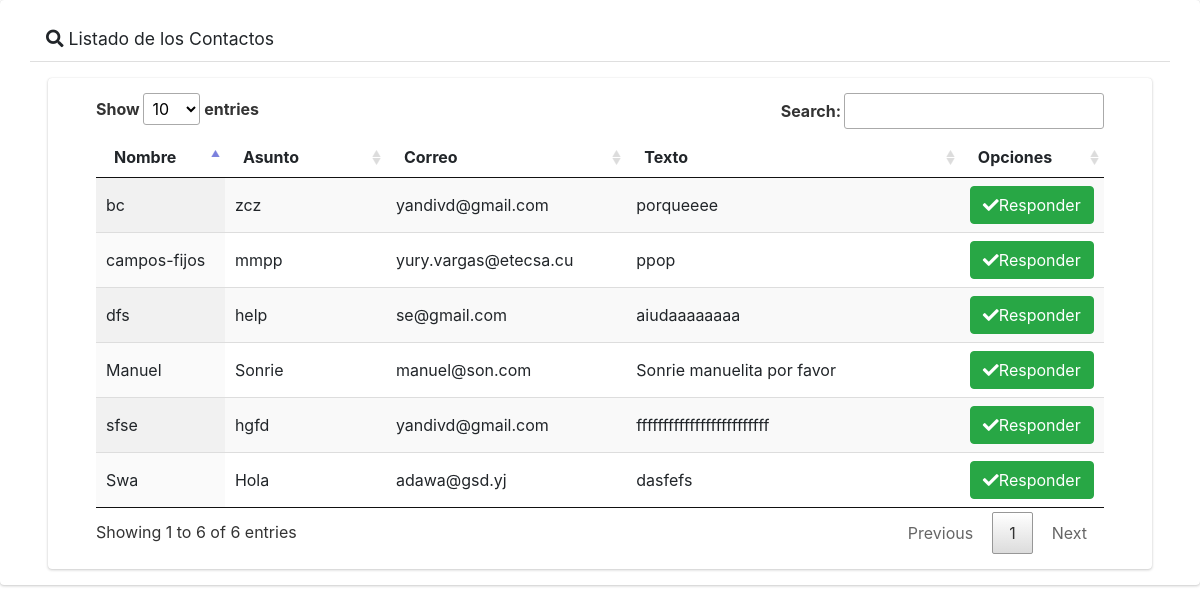
Page /listar/contactos/ on the earlier database version.
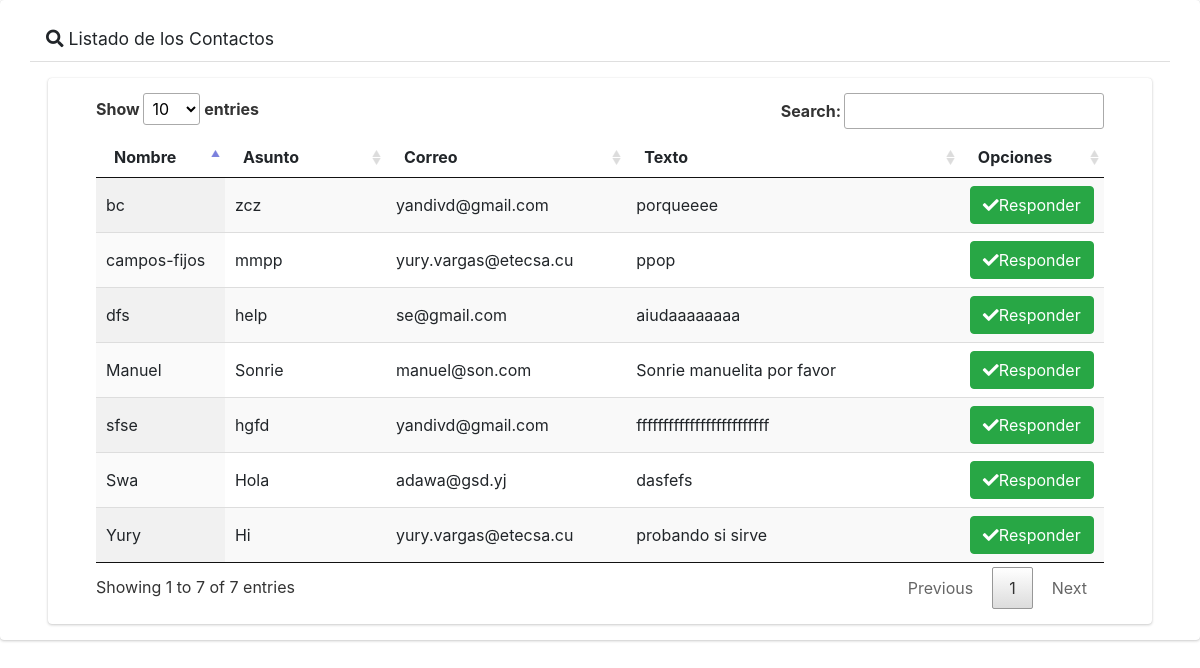
Same page on the later database version.
### main/models.py (models this page shows, shortened)
class Contacto(models.Model):
    name = models.CharField(max_length=50)
    email = models.EmailField()
    asunto = models.CharField(max_length=20)
    message = models.TextField()
    class Meta:
        verbose_name = 'Contacto'
        verbose_name_plural = 'Contactos'

### main/views.py (the view)
# urls.py: path('listar/contactos/', ContactoListView.as_view(), name='listado_contactos' ),
class ContactoListView(ListView):
    model = Contacto
    template_name = 'main/contactos/list.html'

### main/templates/main/contactos/list.html (shortened to what this page needs)
<html>
{% load static %}
<head>
    <link rel="stylesheet" href="{% static 'fontawesome-free/css/all.min.css'%}">
    <link rel="stylesheet" type="text/css" href="{% static 'datatable/data_tables/datatables.min.css' %}" />
     <link rel="stylesheet" href="https://cdnjs.cloudflare.com/ajax/libs/jquery-confirm/3.3.2/jquery-confirm.min.css">
  <link rel="stylesheet" href="https://cdn.jsdelivr.net/npm/bootstrap-icons@1.7.2/font/bootstrap-icons.css">
  <link href="https://cdn.jsdelivr.net/npm/bootstrap@5.2.0-beta1/dist/css/bootstrap.min.css" rel="stylesheet"
>
<link href="https://cdn.jsdelivr.net/npm/bootstrap@5.2.0/dist/css/bootstrap.min.css" rel="stylesheet">
        <link rel="stylesheet" href="{% static 'dist/css/adminlte.min.css'%}">
</head>
<body>
    <div class=" card card-default">
        <div class="card-header px-3 mb-3 mt-3 container">
            <h3 class="card-title">
            <i class="fas fa-search"></i>
                Listado de los Contactos
            </h3>
            </div>
        <div class="card card-body content-header mx-5 px-5">
            <table id="myTable" class="display" style="width: 100%;">
                <thead>
                    <tr>
                        <th>Nombre</th>
                        <th>Asunto</th>
                        <th>Correo</th>
                        <th>Texto</th>
                        <th style="width: 3cm">Opciones</th>
                    </tr>
                </thead>
                <tbody>
                    {% for i in object_list %}
                    <tr>
                        <td style="width: 3cm;">{{i.name}}</td>
                        <td style="width: 4cm;">{{i.asunto}}</td>
                        <td style="width: 6cm;">{{i.email}}</td>
                        <td style="width: 9cm;">{{i.message}}</td>
                        <td style="width: 2cm;">
                <a href="#" type="button" class="btn btn-success">
                    <i class="fas fa-check"></i>Responder
                </a>
                        </td>
                    </tr>
                    {% endfor %}
                </tbody>
            </table>
        </div>
    </div>
</body>
</html>

Differences in the rows shown:
added Contacto: name "Yury", asunto "Hi", email "yury.vargas@etecsa.cu", message "probando si sirve"
Other differences:
text written by a page script: "Show entries Search: Showing 1 to 6 of 6 entries Previous 1 Next" → "Show entries Search: Showing 1 to 7 of 7 entries Previous 1 Next"
